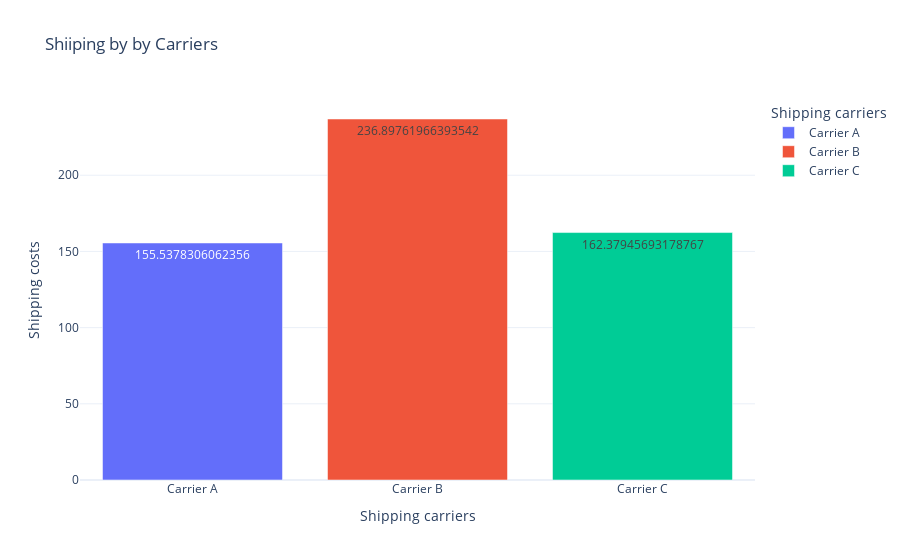

Write notebook code for a chart like this one.
### Code cell
shiiping_cos_carrier_bar = px.bar(Shipping_cost_carriers, x = 'Shipping carriers',
                                  y = 'Shipping costs', 
                                  title = 'Shiiping by by Carriers', 
                                  height = 500, 
                                  color = 'Shipping carriers', 
                                  text = Shipping_cost_carriers['Shipping costs'])
shiiping_cos_carrier_bar.show()

### Figure 1 — Plotly figure (JSON) as saved in the notebook; plotly's stock layout.template omitted (floating-point values rounded to 4 significant figures)
{"data": [{"alignmentgroup": "True", "hovertemplate": "Shipping carriers=%{x}<br>Shipping costs=%{text}<extra></extra>", "legendgroup": "Carrier A", "marker": {"color": "#636efa", "pattern": {"shape": ""}}, "name": "Carrier A", "offsetgroup": "Carrier A", "orientation": "v", "showlegend": true, "text": [155.5], "textposition": "auto", "type": "bar", "x": ["Carrier A"], "xaxis": "x", "y": [155.5], "yaxis": "y"}, {"alignmentgroup": "True", "hovertemplate": "Shipping carriers=%{x}<br>Shipping costs=%{text}<extra></extra>", "legendgroup": "Carrier B", "marker": {"color": "#EF553B", "pattern": {"shape": ""}}, "name": "Carrier B", "offsetgroup": "Carrier B", "orientation": "v", "showlegend": true, "text": [236.9], "textposition": "auto", "type": "bar", "x": ["Carrier B"], "xaxis": "x", "y": [236.9], "yaxis": "y"}, {"alignmentgroup": "True", "hovertemplate": "Shipping carriers=%{x}<br>Shipping costs=%{text}<extra></extra>", "legendgroup": "Carrier C", "marker": {"color": "#00cc96", "pattern": {"shape": ""}}, "name": "Carrier C", "offsetgroup": "Carrier C", "orientation": "v", "showlegend": true, "text": [162.4], "textposition": "auto", "type": "bar", "x": ["Carrier C"], "xaxis": "x", "y": [162.4], "yaxis": "y"}], "layout": {"autosize": true, "barmode": "relative", "legend": {"title": {"text": "Shipping carriers"}, "tracegroupgap": 0}, "title": {"text": "Shiiping by by Carriers"}, "xaxis": {"anchor": "y", "autorange": true, "categoryarray": ["Carrier A", "Carrier B", "Carrier C"], "categoryorder": "array", "domain": [0, 1], "range": [-0.5, 2.5], "title": {"text": "Shipping carriers"}, "type": "category"}, "yaxis": {"anchor": "x", "autorange": true, "domain": [0, 1], "range": [0, 249.4], "title": {"text": "Shipping costs"}, "type": "linear"}}}
